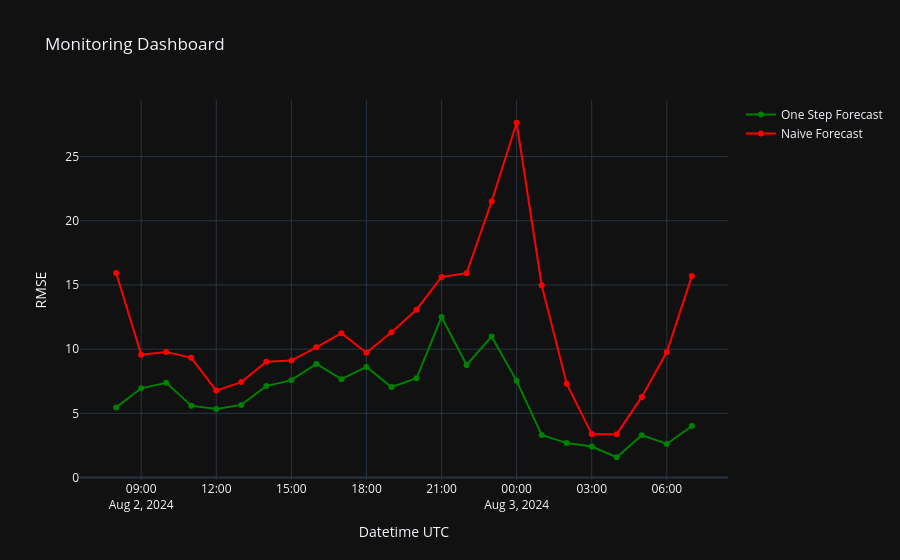

The cell this chart's notebook holds for it:
### Code cell
# plot the RMSE w.r.t. the pick-up datetime for the one-step forecast and naive forecast 
fig: Figure = px.line(
    df_rmse.rename(lambda col: col.replace("rmse_", "").replace("_", " ").title(), axis=1),
    x="Pickup Datetime", 
    y=["One Step Forecast", "Naive Forecast"], 
    color_discrete_map={"One Step Forecast": "green", "Naive Forecast": "red"},
    labels={"Pickup Datetime": "Datetime UTC", "value": "RMSE", "variable": ""},
    template="plotly_dark", 
    markers=True, 
    title="Monitoring Dashboard"
)
fig.show()

### Figure 1 — Plotly figure (JSON) as saved in the notebook; plotly's stock layout.template omitted (floating-point values rounded to 4 significant figures)
{"data": [{"hovertemplate": "=One Step Forecast<br>Datetime UTC=%{x}<br>RMSE=%{y}<extra></extra>", "legendgroup": "One Step Forecast", "line": {"color": "green", "dash": "solid"}, "marker": {"symbol": "circle"}, "mode": "markers+lines", "name": "One Step Forecast", "orientation": "v", "showlegend": true, "type": "scatter", "x": ["2024-08-02T08:00:00", "2024-08-02T09:00:00", "2024-08-02T10:00:00", "2024-08-02T11:00:00", "2024-08-02T12:00:00", "2024-08-02T13:00:00", "2024-08-02T14:00:00", "2024-08-02T15:00:00", "2024-08-02T16:00:00", "2024-08-02T17:00:00", "2024-08-02T18:00:00", "2024-08-02T19:00:00", "2024-08-02T20:00:00", "2024-08-02T21:00:00", "2024-08-02T22:00:00", "2024-08-02T23:00:00", "2024-08-03T00:00:00", "2024-08-03T01:00:00", "2024-08-03T02:00:00", "2024-08-03T03:00:00", "2024-08-03T04:00:00", "2024-08-03T05:00:00", "2024-08-03T06:00:00", "2024-08-03T07:00:00"], "xaxis": "x", "y": [5.465, 6.95, 7.381, 5.602, 5.349, 5.661, 7.127, 7.583, 8.849, 7.66, 8.62, 7.046, 7.734, 12.5, 8.764, 10.99, 7.531, 3.316, 2.686, 2.418, 1.584, 3.306, 2.619, 4.019], "yaxis": "y"}, {"hovertemplate": "=Naive Forecast<br>Datetime UTC=%{x}<br>RMSE=%{y}<extra></extra>", "legendgroup": "Naive Forecast", "line": {"color": "red", "dash": "solid"}, "marker": {"symbol": "circle"}, "mode": "markers+lines", "name": "Naive Forecast", "orientation": "v", "showlegend": true, "type": "scatter", "x": ["2024-08-02T08:00:00", "2024-08-02T09:00:00", "2024-08-02T10:00:00", "2024-08-02T11:00:00", "2024-08-02T12:00:00", "2024-08-02T13:00:00", "2024-08-02T14:00:00", "2024-08-02T15:00:00", "2024-08-02T16:00:00", "2024-08-02T17:00:00", "2024-08-02T18:00:00", "2024-08-02T19:00:00", "2024-08-02T20:00:00", "2024-08-02T21:00:00", "2024-08-02T22:00:00", "2024-08-02T23:00:00", "2024-08-03T00:00:00", "2024-08-03T01:00:00", "2024-08-03T02:00:00", "2024-08-03T03:00:00", "2024-08-03T04:00:00", "2024-08-03T05:00:00", "2024-08-03T06:00:00", "2024-08-03T07:00:00"], "xaxis": "x", "y": [15.92, 9.574, 9.786, 9.321, 6.773, 7.436, 9.018, 9.111, 10.14, 11.24, 9.715, 11.32, 13.07, 15.62, 15.92, 21.49, 27.63, 14.98, 7.307, 3.386, 3.381, 6.281, 9.773, 15.69], "yaxis": "y"}], "layout": {"legend": {"title": {"text": ""}, "tracegroupgap": 0}, "title": {"text": "Monitoring Dashboard"}, "xaxis": {"anchor": "y", "domain": [0, 1], "title": {"text": "Datetime UTC"}}, "yaxis": {"anchor": "x", "domain": [0, 1], "title": {"text": "RMSE"}}}}
